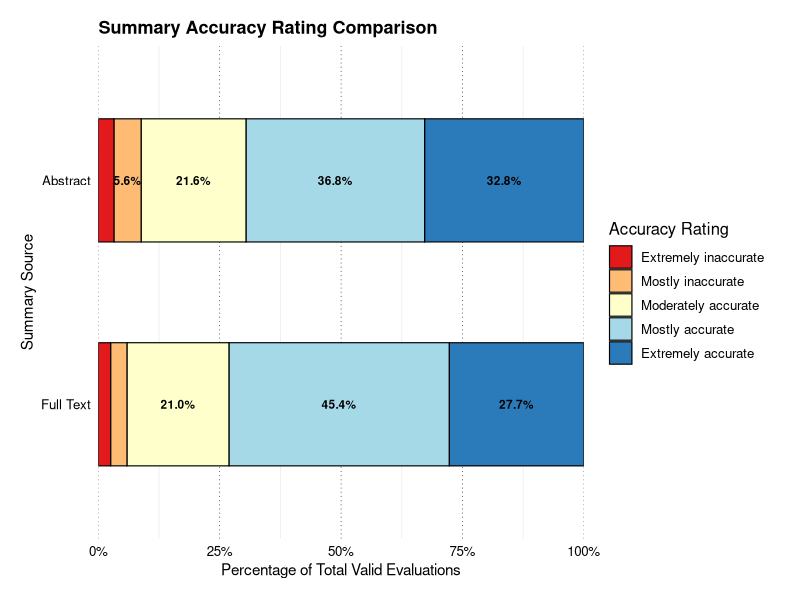

The R source for this figure:
library(tidyverse)
library(here)

# 1. Read CSV
df <- read.csv(here("data","Survey_Data_IntegratedSheet.csv"), check.names = FALSE)

# 2. Select Abstract and Full Text columns by exact text matching
abs_data <- df %>% select(contains("How accurately did Abstract Summary"))
ft_data  <- df %>% select(contains("How accurately did Full Text Summary"))

# 3. Combine into a clean dataset, explicitly removing NA values
df_clean <- bind_rows(
  data.frame(Source = "Abstract",  Raw = unlist(abs_data), stringsAsFactors = FALSE),
  data.frame(Source = "Full Text", Raw = unlist(ft_data), stringsAsFactors = FALSE)
) %>%
  # Filter out missing strings/NAs explicitly
  filter(!is.na(Raw) & Raw != "" & Raw != "NA") %>%
  mutate(Rating = case_when(
    grepl("Extremely inaccurately", Raw) ~ "Extremely inaccurate",
    grepl("Mostly inaccurately",    Raw) ~ "Mostly inaccurate",
    grepl("Moderately accurately",  Raw) ~ "Moderately accurate",
    grepl("Mostly accurately",      Raw) ~ "Mostly accurate",
    grepl("Extremely accurately",   Raw) ~ "Extremely accurate",
    TRUE ~ NA_character_
  )) %>%
  # Drop any leftover non-matching rows
  filter(!is.na(Rating)) %>%
  # Convert to Factor with EXACTLY 5 categories (No NA factor level)
  mutate(
    Rating = factor(Rating, levels = c(
      "Extremely accurate", 
      "Mostly accurate", 
      "Moderately accurate", 
      "Mostly inaccurate", 
      "Extremely inaccurate"
    )),
    Source = factor(Source, levels = c("Full Text", "Abstract"))
  )

# 4. Calculate proportions based ONLY on valid answers
df_summary <- df_clean %>%
  count(Source, Rating) %>%
  group_by(Source) %>%
  mutate(
    Percentage = (n / sum(n)) * 100,
    Label = ifelse(Percentage >= 5, paste0(sprintf("%.1f", Percentage), "%"), "")
  ) %>%
  ungroup()

# 5. Color map containing ONLY the 5 valid categories
colors <- c(
  "Extremely accurate"   = "#2b7bba", 
  "Mostly accurate"      = "#a6d9e8", 
  "Moderately accurate"  = "#ffffcc", 
  "Mostly inaccurate"    = "#fdbb74", 
  "Extremely inaccurate" = "#e31a1c"
)



# 6. Plot chart
ggplot(df_summary, aes(x = Source, y = Percentage, fill = Rating)) +
  # 1. Reverse the bar stacking order
  geom_col(
    position = position_stack(reverse = FALSE), # Flips bar segment order
    width = 0.55, 
    color = "black", 
    linewidth = 0.4
  )+
  coord_flip() +
  geom_text(
    aes(label = Label),
    # 2. Reverse the text position to match the bars
    position = position_stack(vjust = 0.5, reverse = FALSE),
    size = 3, fontface = "bold", color = "black"
  ) +
  scale_fill_manual(values = colors, guide = guide_legend(reverse = TRUE)) + 
  scale_y_continuous(labels = function(x) paste0(x, "%"), limits = c(0, 100), expand = c(0, 0)) +
  labs(
    title = "Summary Accuracy Rating Comparison",
    x = "Summary Source",
    y = "Percentage of Total Valid Evaluations",
    fill = "Accuracy Rating"
  ) +
  theme_minimal(base_size = 12) +
  theme(
    panel.background      = element_rect(fill = "transparent", color = NA),
    plot.background       = element_rect(fill = "transparent", color = NA),
    legend.background     = element_rect(fill = "transparent", color = NA),
    legend.box.background = element_rect(fill = "transparent", color = NA),
    text        = element_text(color = "black"),
    axis.text   = element_text(color = "black"),
    axis.title  = element_text(color = "black", size = 11),
    plot.title  = element_text(color = "black", face = "bold", size = 13),
    legend.text = element_text(color = "black"),
    legend.title= element_text(color = "black"),
    panel.grid.major.y = element_blank(),
    panel.grid.major.x = element_line(color = "black", linewidth = 0.2, linetype = "dotted"),
    legend.position    = "right",
    plot.margin     = margin(t = 15, r = 20, b = 15, l = 15, unit = "pt")
  )

# 
# ggsave("accuracy_comparison.png", 
#        width = 11,
#        height = 3,
#        units = "in",
#        dpi = 300,
#        bg = "transparent"
# )
